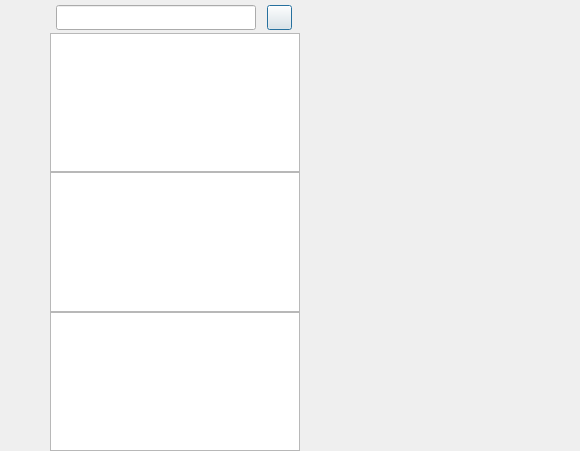
<?xml version="1.0" encoding="UTF-8"?>
<ui version="4.0">
 <class>ChatDialog</class>
 <widget class="QDialog" name="ChatDialog">
  <property name="geometry">
   <rect>
    <x>0</x>
    <y>0</y>
    <width>580</width>
    <height>451</height>
   </rect>
  </property>
  <property name="windowTitle">
   <string>Dialog</string>
  </property>
  <layout class="QHBoxLayout" name="horizontalLayout">
   <property name="spacing">
    <number>0</number>
   </property>
   <property name="leftMargin">
    <number>0</number>
   </property>
   <property name="topMargin">
    <number>0</number>
   </property>
   <property name="rightMargin">
    <number>0</number>
   </property>
   <property name="bottomMargin">
    <number>0</number>
   </property>
   <item>
    <widget class="QWidget" name="side_bar" native="true">
     <property name="sizePolicy">
      <sizepolicy hsizetype="Fixed" vsizetype="Expanding">
       <horstretch>0</horstretch>
       <verstretch>0</verstretch>
      </sizepolicy>
     </property>
     <property name="minimumSize">
      <size>
       <width>50</width>
       <height>0</height>
      </size>
     </property>
     <property name="maximumSize">
      <size>
       <width>50</width>
       <height>16777215</height>
      </size>
     </property>
     <layout class="QVBoxLayout" name="verticalLayout">
      <property name="spacing">
       <number>0</number>
      </property>
      <property name="leftMargin">
       <number>0</number>
      </property>
      <property name="topMargin">
       <number>0</number>
      </property>
      <property name="rightMargin">
       <number>0</number>
      </property>
      <property name="bottomMargin">
       <number>0</number>
      </property>
      <item>
       <widget class="QWidget" name="widget" native="true">
        <layout class="QVBoxLayout" name="verticalLayout_2">
         <property name="spacing">
          <number>20</number>
         </property>
         <property name="leftMargin">
          <number>8</number>
         </property>
         <property name="topMargin">
          <number>8</number>
         </property>
         <property name="rightMargin">
          <number>6</number>
         </property>
         <property name="bottomMargin">
          <number>0</number>
         </property>
         <item>
          <widget class="QLabel" name="side_head">
           <property name="minimumSize">
            <size>
             <width>35</width>
             <height>35</height>
            </size>
           </property>
           <property name="maximumSize">
            <size>
             <width>35</width>
             <height>35</height>
            </size>
           </property>
           <property name="styleSheet">
            <string notr="true">border-radius: 17px;

</string>
           </property>
           <property name="text">
            <string/>
           </property>
           <property name="alignment">
            <set>Qt::AlignmentFlag::AlignCenter</set>
           </property>
          </widget>
         </item>
         <item>
          <widget class="StateWidget" name="side_contact_lb" native="true">
           <property name="minimumSize">
            <size>
             <width>30</width>
             <height>30</height>
            </size>
           </property>
           <property name="maximumSize">
            <size>
             <width>30</width>
             <height>30</height>
            </size>
           </property>
          </widget>
         </item>
         <item>
          <widget class="StateWidget" name="side_chat_lb" native="true">
           <property name="minimumSize">
            <size>
             <width>30</width>
             <height>30</height>
            </size>
           </property>
           <property name="maximumSize">
            <size>
             <width>30</width>
             <height>30</height>
            </size>
           </property>
          </widget>
         </item>
        </layout>
        <zorder>side_contact_lb</zorder>
        <zorder>side_chat_lb</zorder>
        <zorder>side_head</zorder>
       </widget>
      </item>
      <item>
       <spacer name="verticalSpacer">
        <property name="orientation">
         <enum>Qt::Orientation::Vertical</enum>
        </property>
        <property name="sizeHint" stdset="0">
         <size>
          <width>20</width>
          <height>40</height>
         </size>
        </property>
       </spacer>
      </item>
     </layout>
    </widget>
   </item>
   <item>
    <widget class="QWidget" name="chat_user_wid" native="true">
     <property name="sizePolicy">
      <sizepolicy hsizetype="Fixed" vsizetype="Expanding">
       <horstretch>0</horstretch>
       <verstretch>0</verstretch>
      </sizepolicy>
     </property>
     <property name="minimumSize">
      <size>
       <width>250</width>
       <height>0</height>
      </size>
     </property>
     <property name="maximumSize">
      <size>
       <width>250</width>
       <height>16777215</height>
      </size>
     </property>
     <property name="layoutDirection">
      <enum>Qt::LayoutDirection::LeftToRight</enum>
     </property>
     <layout class="QVBoxLayout" name="verticalLayout_3">
      <property name="spacing">
       <number>0</number>
      </property>
      <property name="leftMargin">
       <number>0</number>
      </property>
      <property name="topMargin">
       <number>0</number>
      </property>
      <property name="rightMargin">
       <number>0</number>
      </property>
      <property name="bottomMargin">
       <number>0</number>
      </property>
      <item>
       <widget class="QWidget" name="seach_wid" native="true">
        <layout class="QHBoxLayout" name="horizontalLayout_2" stretch="0,0,0">
         <property name="spacing">
          <number>0</number>
         </property>
         <property name="leftMargin">
          <number>0</number>
         </property>
         <property name="topMargin">
          <number>5</number>
         </property>
         <property name="rightMargin">
          <number>0</number>
         </property>
         <property name="bottomMargin">
          <number>3</number>
         </property>
         <item>
          <widget class="CustomizeEdit" name="seach_edit">
           <property name="minimumSize">
            <size>
             <width>200</width>
             <height>25</height>
            </size>
           </property>
           <property name="maximumSize">
            <size>
             <width>25</width>
             <height>25</height>
            </size>
           </property>
          </widget>
         </item>
         <item>
          <spacer name="horizontalSpacer">
           <property name="orientation">
            <enum>Qt::Orientation::Horizontal</enum>
           </property>
           <property name="sizeType">
            <enum>QSizePolicy::Policy::Fixed</enum>
           </property>
           <property name="sizeHint" stdset="0">
            <size>
             <width>5</width>
             <height>20</height>
            </size>
           </property>
          </spacer>
         </item>
         <item>
          <widget class="Clickedbtn" name="add_btn">
           <property name="minimumSize">
            <size>
             <width>25</width>
             <height>25</height>
            </size>
           </property>
           <property name="maximumSize">
            <size>
             <width>25</width>
             <height>25</height>
            </size>
           </property>
           <property name="text">
            <string/>
           </property>
          </widget>
         </item>
        </layout>
       </widget>
      </item>
      <item>
       <widget class="ChatUserList" name="chat_user_list"/>
      </item>
      <item>
       <widget class="SearchList" name="search_list"/>
      </item>
      <item>
       <widget class="ConUserList" name="con_user_list"/>
      </item>
     </layout>
    </widget>
   </item>
   <item>
    <widget class="QStackedWidget" name="stackedWidget">
     <property name="currentIndex">
      <number>0</number>
     </property>
     <widget class="ChatPage" name="chat_page"/>
     <widget class="FriendInfoPage" name="friend_info_page"/>
     <widget class="ApplyFriendPage" name="friend_apply_page"/>
    </widget>
   </item>
  </layout>
 </widget>
 <customwidgets>
  <customwidget>
   <class>Clickedbtn</class>
   <extends>QPushButton</extends>
   <header location="global">clickedbtn.h</header>
  </customwidget>
  <customwidget>
   <class>CustomizeEdit</class>
   <extends>QLineEdit</extends>
   <header>customizeedit.h</header>
  </customwidget>
  <customwidget>
   <class>ChatUserList</class>
   <extends>QListWidget</extends>
   <header>chatuserlist.h</header>
  </customwidget>
  <customwidget>
   <class>ChatPage</class>
   <extends>QWidget</extends>
   <header>chatpage.h</header>
   <container>1</container>
  </customwidget>
  <customwidget>
   <class>StateWidget</class>
   <extends>QWidget</extends>
   <header location="global">statewidget.h</header>
   <container>1</container>
  </customwidget>
  <customwidget>
   <class>SearchList</class>
   <extends>QListWidget</extends>
   <header>searchlist.h</header>
  </customwidget>
  <customwidget>
   <class>ConUserList</class>
   <extends>QListWidget</extends>
   <header>conuserlist.h</header>
  </customwidget>
  <customwidget>
   <class>ApplyFriendPage</class>
   <extends>QWidget</extends>
   <header>applyfriendpage.h</header>
   <container>1</container>
  </customwidget>
  <customwidget>
   <class>FriendInfoPage</class>
   <extends>QWidget</extends>
   <header>friendinfopage.h</header>
   <container>1</container>
  </customwidget>
 </customwidgets>
 <resources/>
 <connections/>
</ui>
